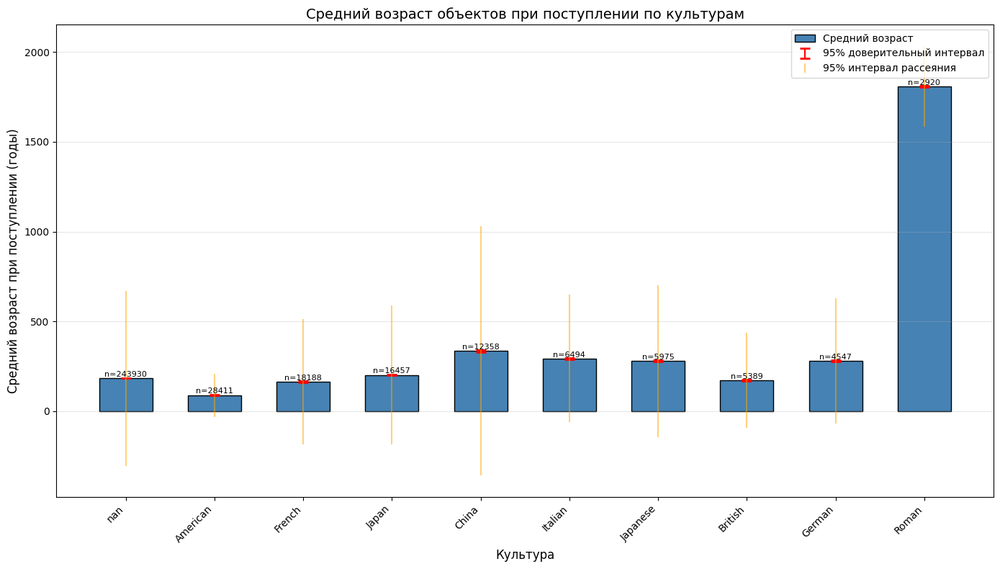
#> input picture bar_chart.png, 1000 x 569 px, shrunk from 1389 x 790 before the run
$ python -i custom_image_processing.py   (imports and definitions only)
#> lines starting #> are read from the running program, lines starting #| are printed output that depends on the picture
"""
Модуль с собственными функциями обработки изображений
"""

import config

import cv2

import numpy as np
from numpy.typing import NDArray


# [152 lines left out: functions rgb_to_grayscale, convolution, convolution_2d, gaussian_blur, sobel_edge_detection, gamma_correction, not called in this run]


def histogram_equalization(
    image: NDArray[np.uint8],
    bins: int = 256,
) -> NDArray[np.uint8]:
    """
    Выравнивание гистограммы для RGB изображения (по яркостному каналу LAB)

    Args:
        image: Входное RGB изображение в виде массива numpy
        bins: Количество бинов гистограммы

    Returns:
        NDArray[np.uint8]: Изображение после выравнивания гистограммы
    """
#> called with bins = 256

    lab = cv2.cvtColor(image, cv2.COLOR_RGB2LAB)
#> lab: shape (569, 1000, 3); mean of channels 0, 1, 2 243.1, 127.8, 126.2

    lightness, channel_a, channel_b = cv2.split(lab)
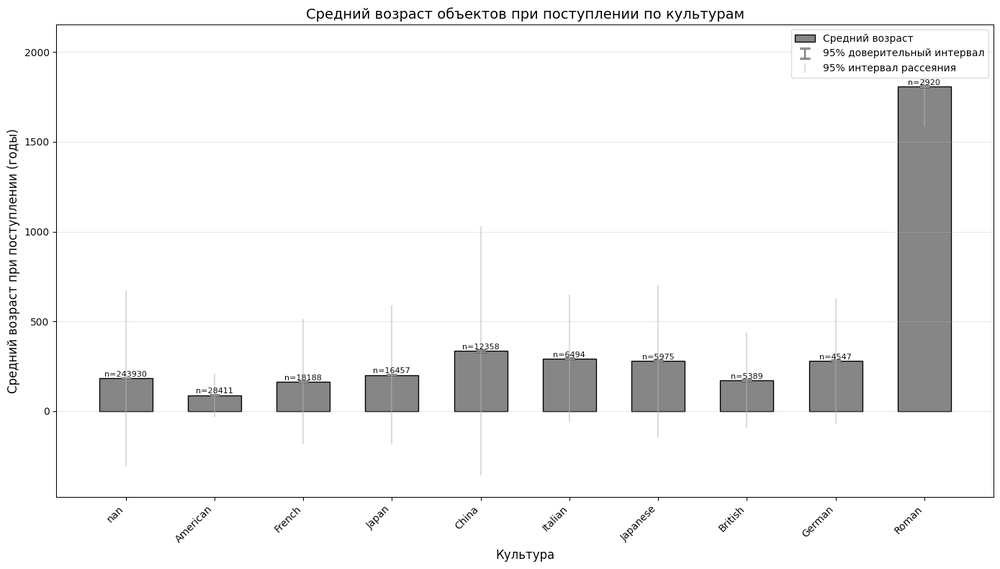
#> lightness: shape (569, 1000); min 0, max 255, mean 243.1
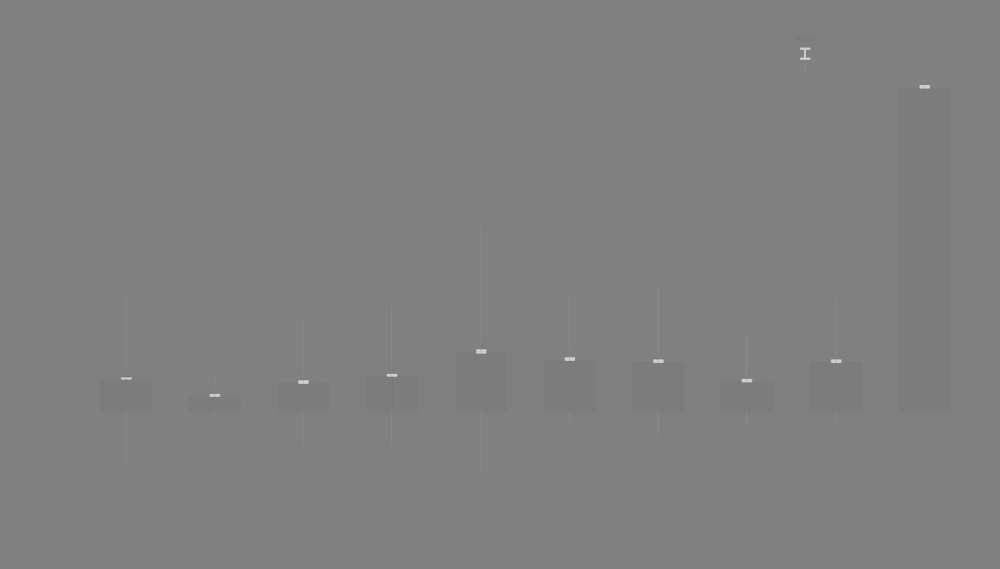
#> channel_a: shape (569, 1000); min 114, max 208, mean 127.8
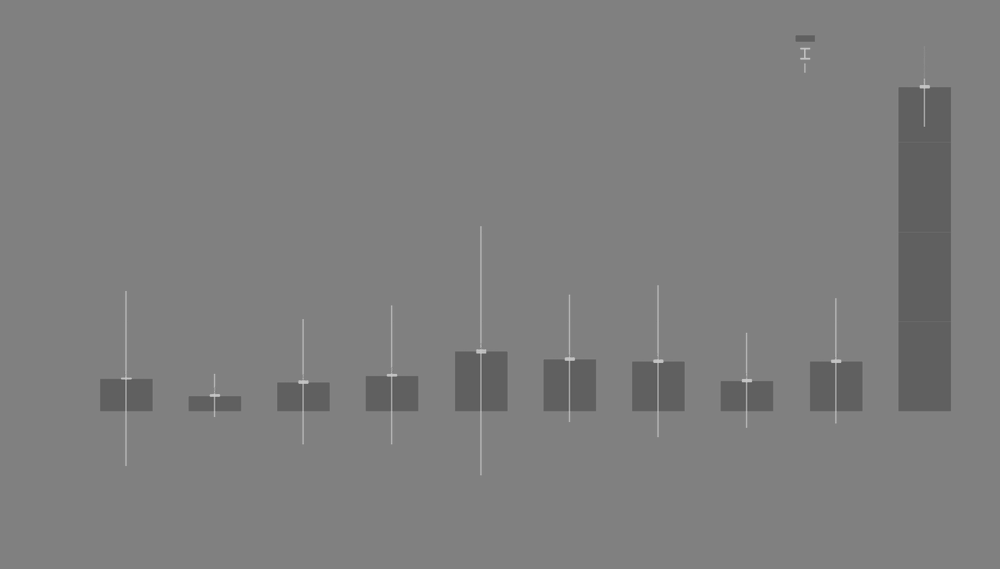
#> channel_b: shape (569, 1000); min 88, max 198, mean 126.2

    height, width = lightness.shape
#> height = 569; width = 1000
    total_pixels = height * width
#> total_pixels = 569000

    histogram = [0] * bins
    for i in range(height):
        for j in range(width):
            value = int(lightness[i, j])
            if 0 <= value < bins:
                histogram[value] += 1
#> after the loop, histogram = 256 values, max 490111 at index 255, min 0 at index 4, mean 2222.7

    cdf = [0] * bins
    cdf[0] = histogram[0] / total_pixels

    for i in range(1, bins):
        cdf[i] = cdf[i - 1] + histogram[i] / total_pixels
#> after the loop, cdf = 256 values from 0.000174 to 1

    lookup_table = [int(255 * cdf[i]) for i in range(bins)]
#> lookup_table = 256 values from 0 to 255

    lightness_eq = np.zeros_like(lightness)
    for i in range(height):
        for j in range(width):
            lightness_eq[i, j] = lookup_table[int(lightness[i, j])]
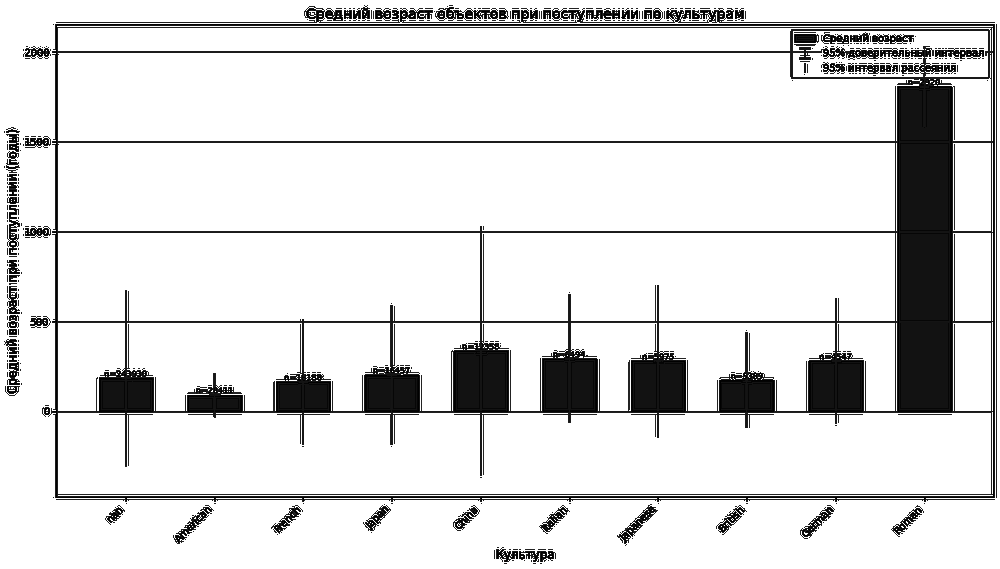
#> lightness_eq: shape (569, 1000); min 0, max 255, mean 222.4

    lab_eq = cv2.merge([lightness_eq, channel_a, channel_b])
#> lab_eq: shape (569, 1000, 3); mean of channels 0, 1, 2 222.4, 127.8, 126.2

    return cv2.cvtColor(lab_eq, cv2.COLOR_LAB2RGB)
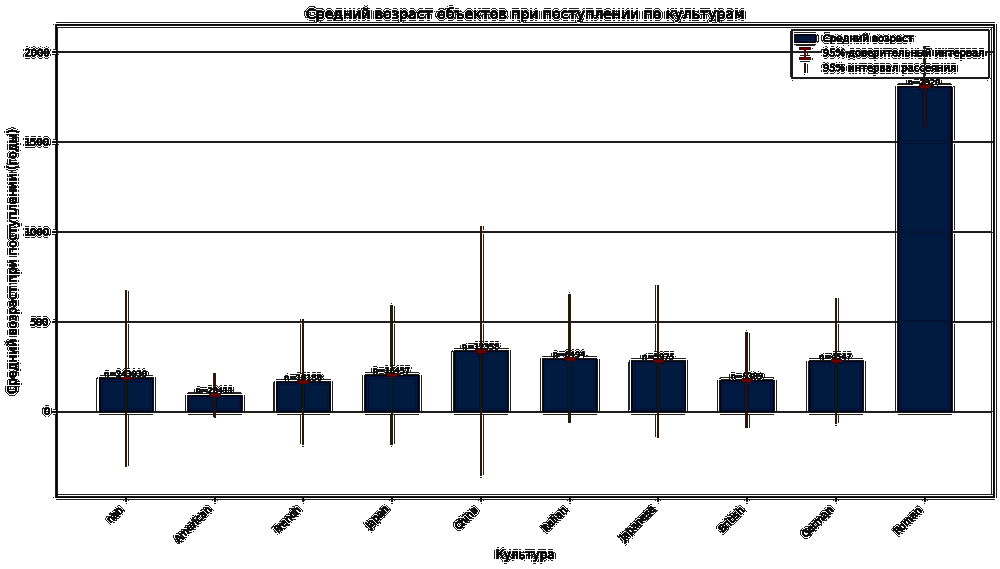
#> returned value: shape (569, 1000, 3); mean R, G, B 221.6, 222.9, 225.2

>>> import cv2
>>> picture = cv2.cvtColor(cv2.imread('bar_chart.png'), cv2.COLOR_BGR2RGB)
>>> result = histogram_equalization(picture)

$ run again, on time_series.png
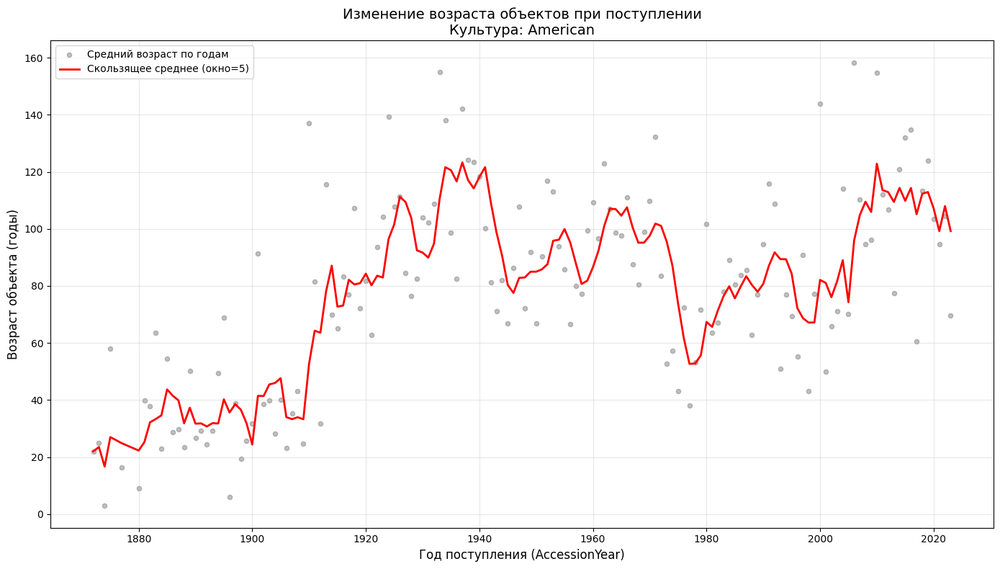
#> input picture time_series.png, 1000 x 569 px, shrunk from 1389 x 790 before the run
#> lab: shape (569, 1000, 3); mean of channels 0, 1, 2 250.1, 128.8, 128.5
#> in histogram_equalization, `lightness, channel_a, channel_b = cv2.split(lab)`:
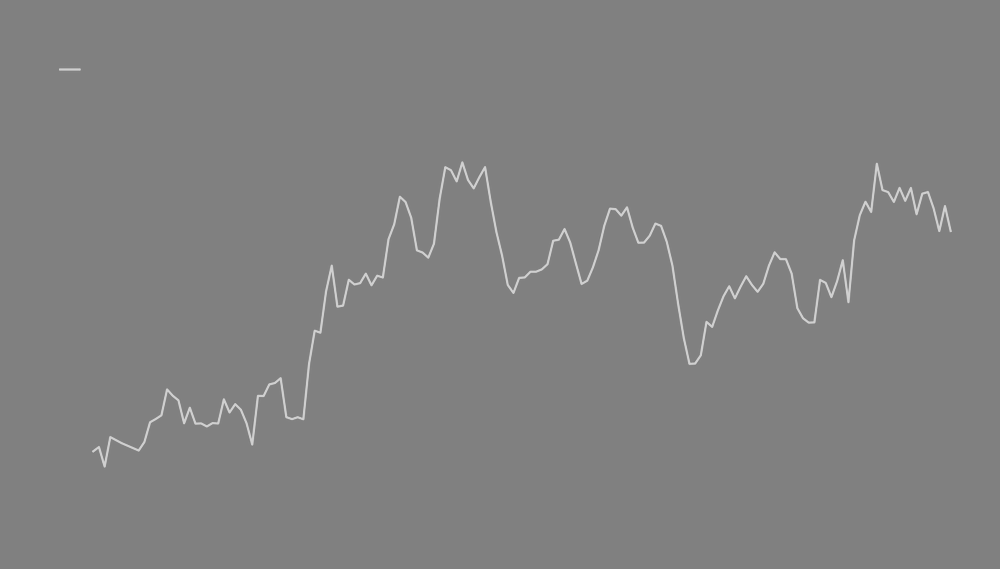
#> channel_a: shape (569, 1000); min 121, max 208, mean 128.8
#> after the loop in histogram_equalization, `for i in range(height):`: histogram = 256 values, max 503358 at index 255, min 0 at index 4, mean 2222.7
#> after the loop in histogram_equalization, `for i in range(1, bins):`: cdf = 256 values from 0.000162 to 1
#> lookup_table = 256 values from 0 to 255
#> after the loop in histogram_equalization, `for i in range(height):`:
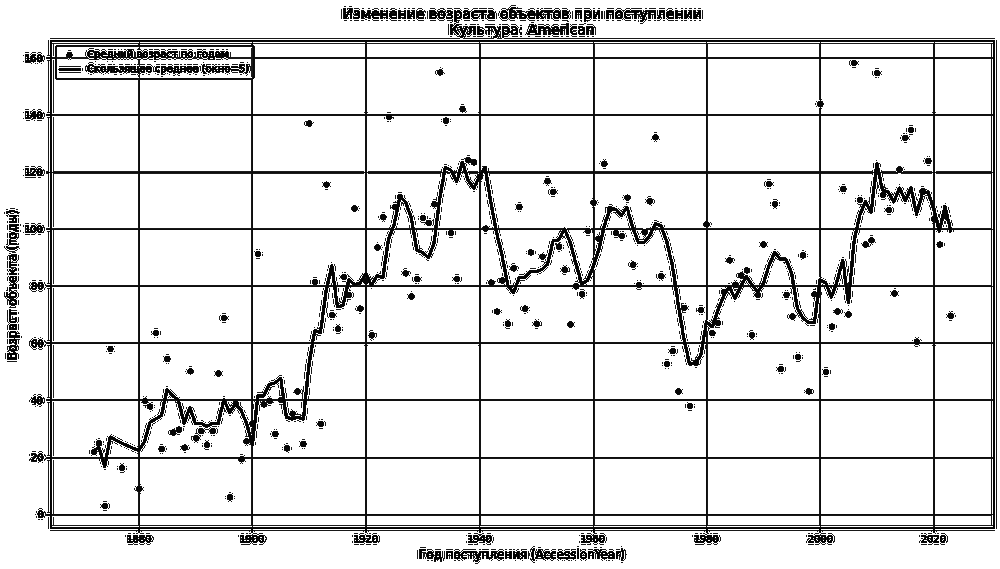
#> lightness_eq: shape (569, 1000); min 0, max 255, mean 227.3
#> lab_eq: shape (569, 1000, 3); mean of channels 0, 1, 2 227.3, 128.8, 128.5
